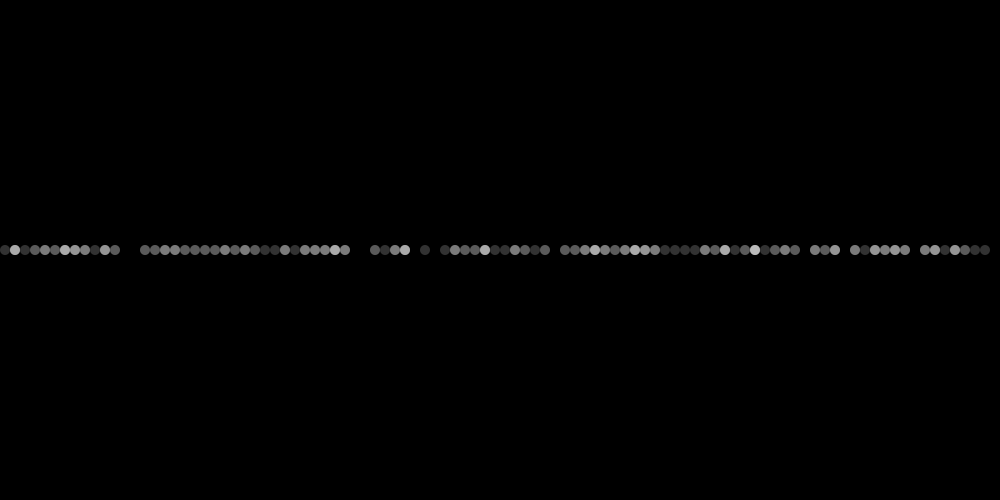
Frame 1 (no input)
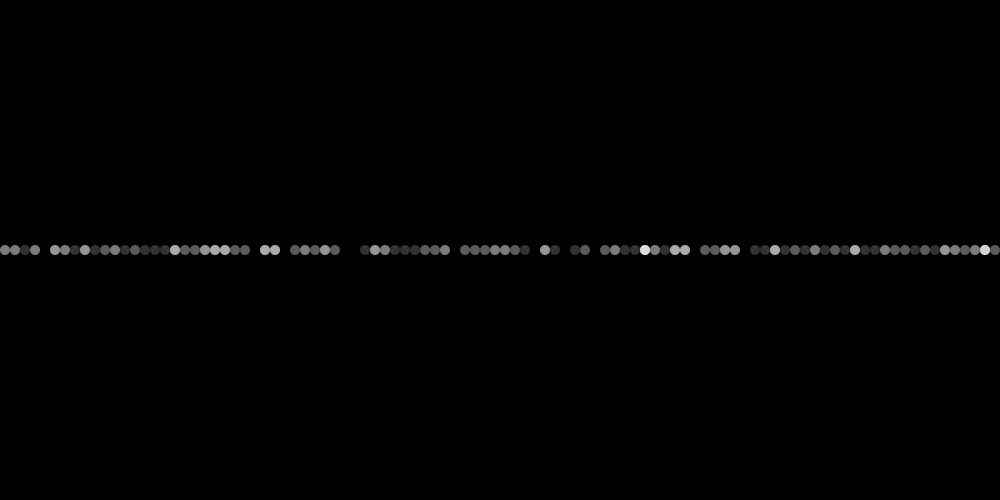
Frame 60 (the mouse pressed at the canvas centre just before this capture)
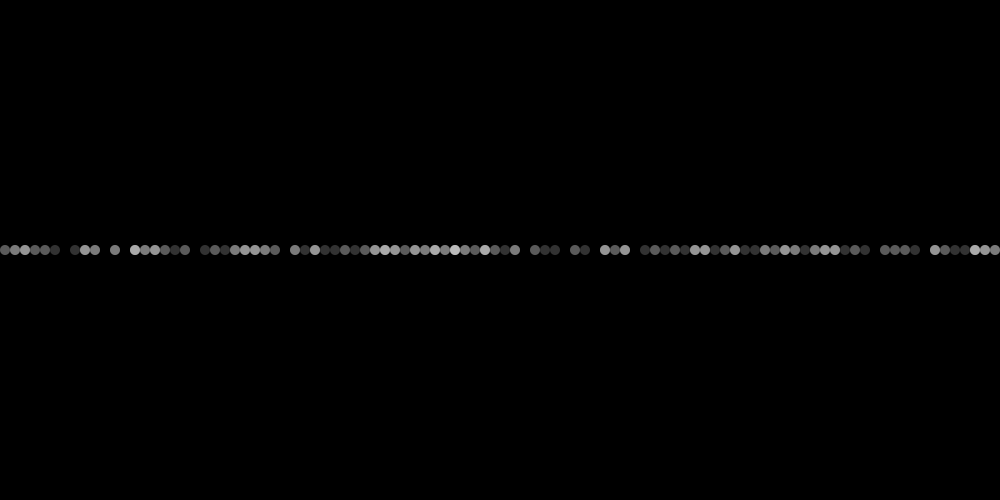
Frame 120 (the mouse held since frame 60 and released just before this capture)

The Processing sketch that drew these frames (run headless with seeded random() and noise(); from frame 60 on, the mouse is pressed at the canvas centre):

// Processing sketch: _07_viz_1_flickr
// ── _07_viz_1_flickr.pde
void setup() {
  size(1000, 500);
  smooth();
  noStroke();
}

void draw() {
  background(0);
  fill(255, 50);
  for(int i=0; i<225; i++) {
    float r = floor(random(0, 100));
    float x = map(r, 0, 100, 0, width);
    ellipse(x+5, 250, 10, 10);
  }
}
